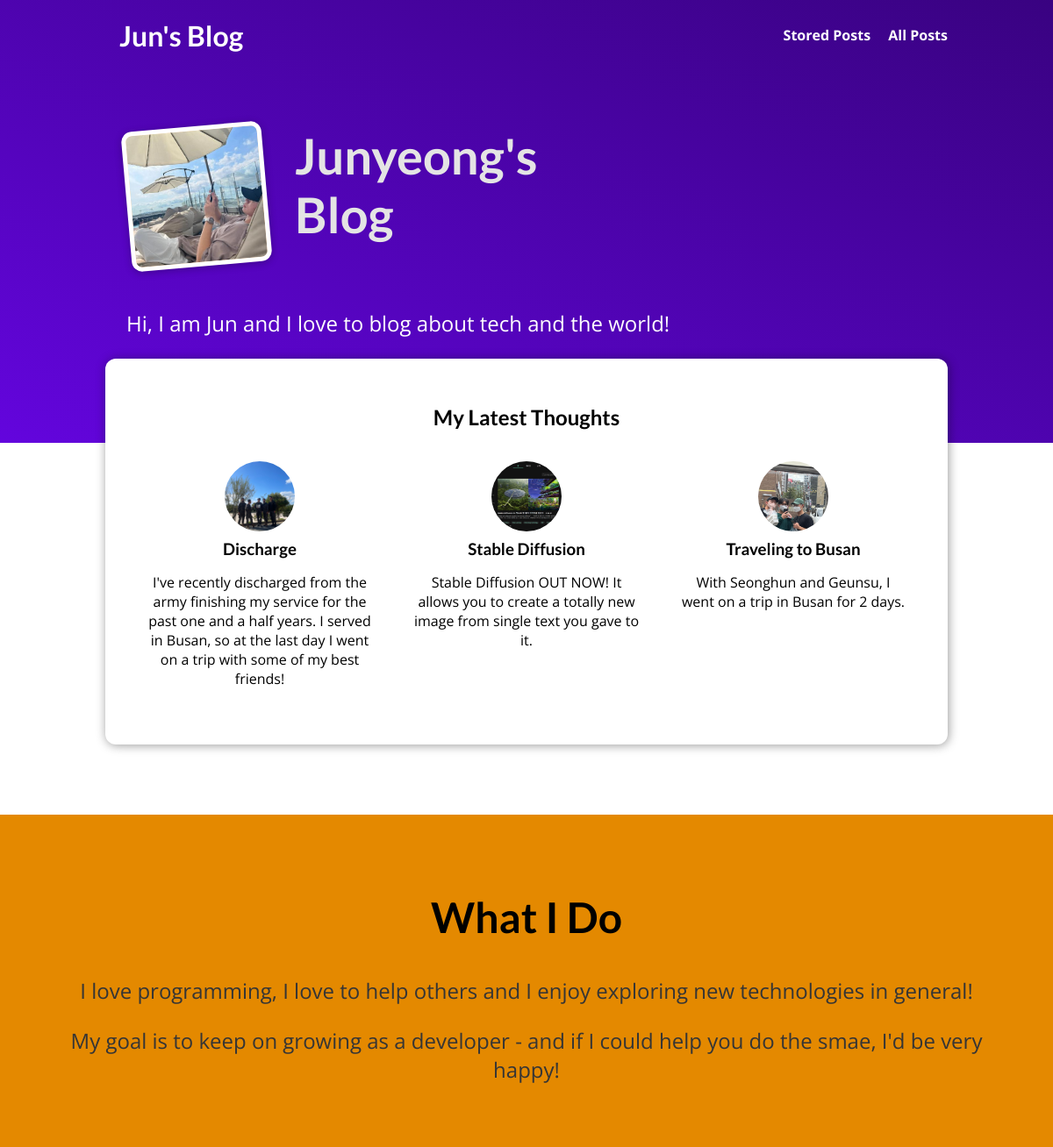
The page / on the database its author committed.
### blog/models.py (models this page shows, shortened)
class Post(models.Model):
    title = models.CharField(max_length = 150)
    excerpt = models.CharField(max_length = 200)
    image = models.ImageField(upload_to = "posts", null = True) # upload_to : check settings.py -> MEDIA_ROOT
    date = models.DateField(auto_now = True)
    slug = models.SlugField(unique = True, db_index = True)
    content = models.TextField(validators = [MinLengthValidator(10)])
    author = models.ForeignKey(Author, on_delete = models.SET_NULL, null = True, related_name = "posts")
    tags = models.ManyToManyField(Tag)

### blog/views.py (the view)
# urls.py: path("", views.StartingPageView.as_view(), name="starting-page"),
class StartingPageView(ListView):
    template_name = "blog/index.html"
    model = Post
    ordering = ["-date"]
    context_object_name = "posts"
    def get_queryset(self):
        queryset =  super().get_queryset()
        data = queryset[:3]
        return data

### blog/templates/blog/index.html (shortened to what this page needs)
{% extends "base.html" %}
{% load static %}
{% block css_files %}
    <link rel="stylesheet" href="{% static "blog/post.css" %}" />
    <link rel="stylesheet" href="{% static "blog/index.css"%}" />
{% endblock %}
{% block content %}
    <section id="welcome">
        <header>
            <img src="{% static "blog/images/Jun.jpg"%}" alt="Jun - The Author of This Blog" />
            <h2>Junyeong's Blog</h2>
        </header>
        <p>Hi, I am Jun and I love to blog about tech and the world!</p>
    </section>
    <section id="latest-posts">
        <h2>My Latest Thoughts</h2>
        <ul>
            {% for post in posts %}
                {% include "blog/includes/post.html" %}
            {% endfor %}
        </ul>
    </section>
    <section id="about">
        <h2>What I Do</h2>
        <p>I love programming, I love to help others
            and I enjoy exploring new technologies in general!
        </p>
        <p>
            My goal is to keep on growing as a developer -
            and if I could help you do the smae, I'd be very happy!
        </p>
    </section>
{% endblock %}

### blog/templates/blog/includes/post.html
<li>
    <article class="post">
        <a href="{% url "post-detail-page" post.slug %}">
            <img src="{{post.image.url}}" alt={{ post.title }} />
            <div class="post__content">
                <h3>{{ post.title }}</h3>
                <p>
                    {{ post.excerpt }}
                </p>
            </div>
        </a>
    </article>
</li>

### static/app.css (style rules this page uses)
* { box-sizing: border-box; }
html { font-family: 'Open Sans', 'Lato', sans-serif; }
body { margin: 0; }
h1, h2, h3 { font-family: 'Lato', sans-serif; font-weight: bold; }

### blog/static/blog/post.css (style rules this page uses)
.post { display: flex; flex-direction: column; align-items: center; text-align: center; }
.post a { text-decoration: none; color: black; transition: all 0.2s ease; padding: 1rem; }
.post img { width: 5rem; height: 5rem; object-fit: cover; border-radius: 50%; }
.post h3 { margin: 0.25rem 0; }

### blog/static/blog/index.css (style rules this page uses)
#welcome { background: linear-gradient(to right top, #6305dd, #390281); padding: 6rem 12%; }
#welcome header { display: flex; align-items: flex-start; margin: 3rem auto; }
#welcome img { width: 10rem; height: 10rem; object-fit: cover; object-position: top; border: 5px solid white; border-radius: 12px; background-color: #ffe1bf; transform: rotateZ(-5deg); box-shadow: 0 2px 8px rgba(0, 0, 0, 0.25); }
#welcome h2 { font-size: 3.5rem; margin: 0 0 0 2rem; color: #e4e4e4; width: 10rem; }
#welcome p { color: white; font-size: 1.5rem; }
#latest-posts { background-color: white; padding: 2rem; border-radius: 12px; width: 60rem; margin: -6rem auto 2rem auto; box-shadow: 1px 1px 12px rgba(0, 0, 0, 0.4); }
#latest-posts h2 { text-align: center; }
#latest-posts ul { list-style: none; margin: 0; padding: 0; display: flex; gap: 1rem; }
#latest-posts li { flex: 1; }
#about { text-align: center; padding: 3rem; background-color: #e48900; margin-top: 5rem; }
#about h2 { font-size: 3rem; }
#about p { font-size: 1.5rem; color: #353535; }

### rows shown on the page
Post: image (picture), title "Discharge", excerpt "I've recently discharged from the army finishing my service for the past one and a half years. I served in Busan, so at the last day I went on a trip with some of my best friends!"
Post: image (picture), title "Stable Diffusion", excerpt "Stable Diffusion OUT NOW! It allows you to create a totally new image from single text you gave to it."
Post: image (picture), title "Traveling to Busan", excerpt "With Seonghun and Geunsu, I went on a trip in Busan for 2 days."
